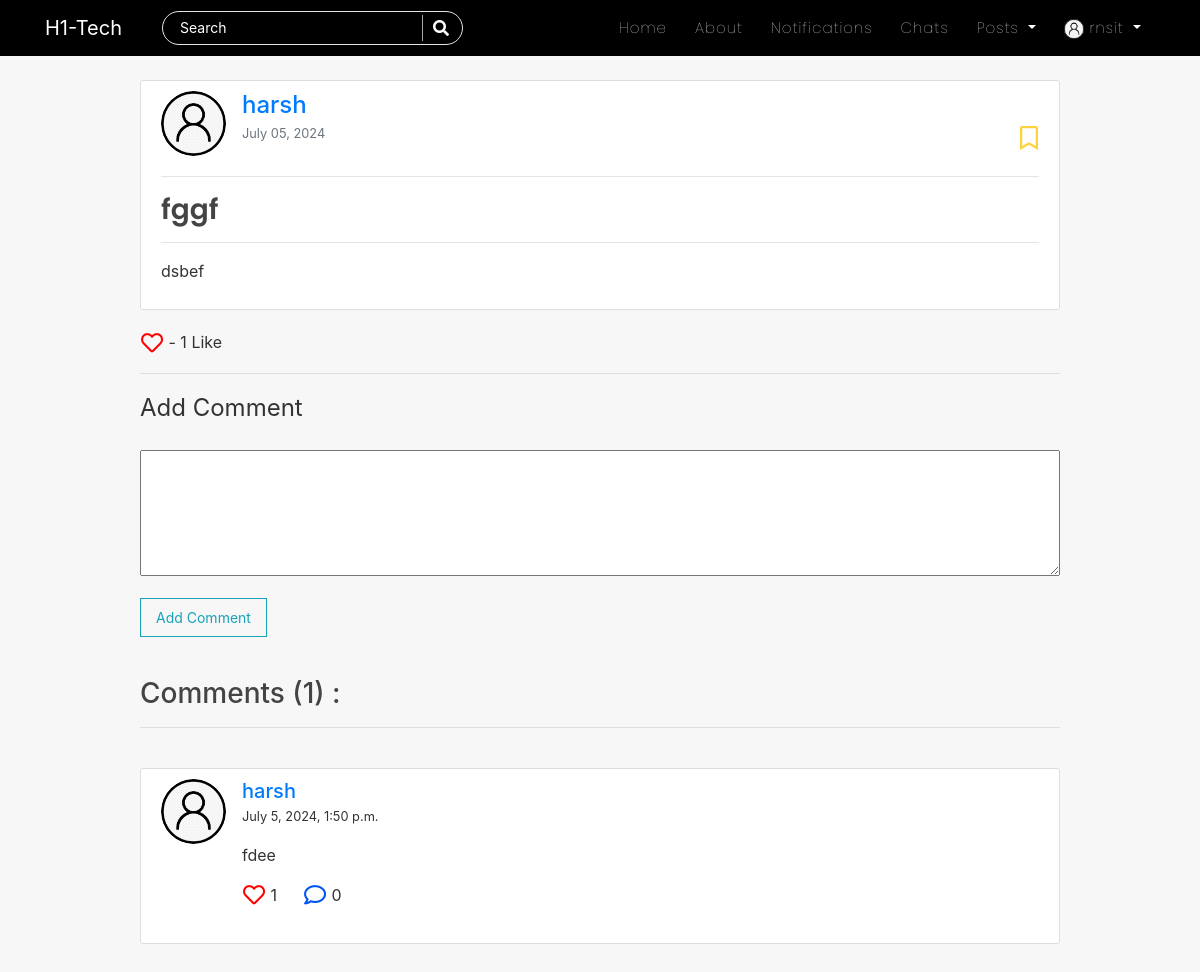
Page /post/1/ (signed in) on the committed database.
### users/models.py (models this page shows, shortened)
class Profile(models.Model):
    user = models.OneToOneField(User, on_delete=models.CASCADE)
    is_online = models.BooleanField(default=False)
    following = models.ManyToManyField(User, related_name="following", blank=True)
    friends = models.ManyToManyField(User, related_name='my_friends', blank=True)
    bio = models.CharField(default="",blank=True,null=True,max_length=350)
    date_of_birth = models.CharField(blank=True,max_length=150)
    updated = models.DateTimeField(auto_now=True)
    created = models.DateTimeField(auto_now_add=True)
    image = models.ImageField(default='default.jpg', upload_to='profile_pics',blank=True, null=True)

### blog/models.py (models this page shows, shortened)
class Post(models.Model):
    title = models.CharField(max_length=150)
    content = RichTextField(blank=True, null=True)
    date_posted = models.DateTimeField(default=timezone.now)
    date_updated = models.DateTimeField(auto_now=True)
    author = models.ForeignKey(User, on_delete=models.CASCADE)
    likes = models.ManyToManyField(User, related_name="blogpost", blank=True)
    saves = models.ManyToManyField(User, related_name="blogsave", blank=True)
    def total_likes(self):
        return self.likes.count()
    def total_saves(self):
        return self.saves.count()

class Comment(models.Model):
    post = models.ForeignKey(Post, related_name="comments" , on_delete=models.CASCADE)
    name = models.ForeignKey(User, on_delete=models.CASCADE)
    body = models.TextField(max_length=200)
    date_added = models.DateTimeField(auto_now_add=True)
    likes = models.ManyToManyField(User, related_name="blogcomment", blank=True)
    reply = models.ForeignKey('self', null=True, related_name="replies", on_delete=models.CASCADE)
    def total_clikes(self):
        return self.likes.count()

### blog/views.py (the view)
# urls.py: path('post/<int:pk>/', PostDetailView, name='post-detail'),
def PostDetailView(request,pk):
    stuff = get_object_or_404(Post, id=pk)
    total_likes = stuff.total_likes()
    total_saves = stuff.total_saves()
    total_comments = stuff.comments.all().filter(reply=None).order_by('-id')
    total_comments2 = stuff.comments.all().order_by('-id')
    context = {}
    if request.method == "POST":
        comment_qs = None
        comment_form = CommentForm(request.POST or None)
        if comment_form.is_valid():
            form = request.POST.get('body')
            reply_id = request.POST.get('comment_id')
            if reply_id:
                comment_qs = Comment.objects.get(id=reply_id)
            comment = Comment.objects.create(name=request.user,post=stuff,body=form, reply=comment_qs)
            comment.save()
            if reply_id:
                notify = Notification(post=stuff, sender=request.user, user=stuff.author, text_preview=form, notification_type=4)
                notify.save()
            else:
                notify = Notification(post=stuff, sender=request.user, user=stuff.author, text_preview=form, notification_type=3)
                notify.save()
            total_comments = stuff.comments.all().filter(reply=None).order_by('-id')
            total_comments2 = stuff.comments.all().order_by('-id')
    else:
        comment_form = CommentForm()
    tcl={}
    for cmt in total_comments2:
        total_clikes = cmt.total_clikes()
        cliked = False
        if cmt.likes.filter(id=request.user.id).exists():
            cliked = True
        tcl[cmt.id] = cliked
    context["clikes"]=tcl
    liked = False
    if stuff.likes.filter(id=request.user.id).exists():
        liked = True
    context["total_likes"]=total_likes
    context["liked"]=liked
    saved = False
    if stuff.saves.filter(id=request.user.id).exists():
        saved = True
    context["total_saves"]=total_saves
    context["saved"]=saved
    context['comment_form'] = comment_form
    context['post']=stuff
    context['comments']=total_comments
    if is_ajax(request=request):
        html = render_to_string('blog/comments.html',context, request=request)
        return JsonResponse({'form':html})
    return render(request, 'blog/post_detail.html', context)

### blog/forms.py
class CommentForm(forms.ModelForm):
    body = forms.CharField(widget=forms.Textarea(attrs={'class':'form-control custom-txt','cols':'40','rows':'3'}), label='')
    class Meta:
        model = Comment
        fields = ['body',]

### blog/utils.py (called while the page is built)
def is_ajax(request):
    return request.META.get('HTTP_X_REQUESTED_WITH') == 'XMLHttpRequest'

### blog/templates/blog/post_detail.html (shortened to what this page needs)
{% extends "blog/base.html" %}
{% block content %}
<div class="col-md-10 m-auto">
<article class="content-section" style="overflow: auto;">
    <div class="media">
        <img class="rounded-circle article-img" src="{{post.author.profile.image.url}}" alt="image">
        <div class="media-body">
            <h4 class="d-inline"><a class="mr-2" href="{% url 'profile-detail-view' post.author.pk %}">{{ post.author }}</a></h4>
            <div id="save-section">
                {% include 'blog/save_section.html' %}
            </div>
            <p><small class="text-muted">{{ post.date_posted|date:"F d, Y" }}</small></p>
        </div>
    </div>
    <hr>
    <h3 class="d-inline"><a class="article-title" href="{% url 'post-detail' post.id %}">{{ post.title }}</a></h3>
    <hr>
    <p class="article-content">{{ post.content|safe }}</p>
</article>
<div id="like-section">
    {% include 'blog/like_section.html' %}
</div>
<hr>
<div class="main-comment-section">
    {% include 'blog/comments.html' %}
</div>
<br><br>
</div>
{% endblock %}

### blog/templates/blog/navbar.html (shortened to what this page needs)
<nav class="navbar navbar-expand-lg navbar-dark bg-steel fixed-top">
    <div class="container">
      <a class="navbar-brand mr-4 pr-3" href="/">H1-Tech</a>
      <div class="collapse navbar-collapse" id="navbarToggle">
        <div class="navbar-nav mr-auto">
          <div id="searchbar" >
            <form method="GET" action="/search">
              <input required name="query" id="search" type="text" placeholder="Search">
              <button class="search-btn" type="submit"><i class="fas fa-search"></i></button>
            </form>
          </div>
        </div>
        <div class="navbar-nav">
          <a class="nav-item nav-link" href="{% url 'blog-home' %}">Home</a>
          <a class="nav-item nav-link" href="{% url 'blog-about' %}">About</a>
          {% if user.is_authenticated %}
          <a class="nav-item nav-link" href="{% url 'show-notifications' %}">Notifications</a>
          <a class="nav-item nav-link" href="{% url 'room-enroll' %}">Chats</a>
          <div class="dropdown">
            <a class="dropdown-toggle nav-link" href="#" role="button" id="dropdownMenuLink1" data-toggle="dropdown" aria-haspopup="true" aria-expanded="false">
              Posts
            </a>
          </div>
          {% endif %}
          {% if user.is_authenticated %}
            <div class="dropdown">
              <a class="dropdown-toggle nav-link" href="#" role="button" id="dropdownMenuLink2" data-toggle="dropdown" aria-haspopup="true" aria-expanded="false">
                <img class="rounded-circle" style="height: 20px; width: 20px;" src="{{user.profile.image.url}}" alt="">&nbsp;{{user|truncatechars:"10"}}
              </a>
            </div>
          {% else %}
            <a class="nav-item nav-link" href="{% url 'account_login' %}">Login</a>
            <a class="nav-item nav-link" href="{% url 'register' %}">Register</a>
          {% endif %}
        </div>
      </div>
    </div>
</nav>

### blog/templates/blog/comments.html (shortened to what this page needs)
<div id="tempocs">
{% if user.is_authenticated %}
    <form class="comment-form" method="post" action=".">
        <fieldset class="form-group">
            <legend class=" mb-4">Add Comment</legend>
            <textarea required style="width: 100%;" name="body" id="cmtbody" cols="40" rows="5"></textarea>
        </fieldset>
        <div class="form-group">
            <button class="btn btn-outline-info" id="acsubmit" type="submit">Add Comment</button>
        </div>
    </form>
{% endif %}
<br>
<h3>Comments ({{ comments.count }}) :</h3>
<hr>
<br>
{% if not comments %}
    No Comments Yet...
{% else %}
    {% for comment in comments %}
    <div class="content-section">
        <div class="media g-mb-30 media-comment">
            <img class="d-flex g-width-50 g-height-50 rounded-circle g-mt-3 g-mr-15 rounded-circle article-img" src="{{comment.name.profile.image.url}}" alt="Profile-image">
            <div class="media-body u-shadow-v18 g-bg-secondary g-pa-30">
                <div class="g-mb-15">
                    <h5 class="h5 g-color-gray-dark-v1 mb-0"><a class="mr-2" href="{% url 'profile-detail-view' comment.name.pk %}">{{comment.name}}</a></h5>
                    <small class="text-mute">{{comment.date_added}}</small>
                </div>
                <p class="mt-3">{{comment.body}}</p>
                <ul class="list-inline d-sm-flex my-0">
                    <li class="list-inline-item g-mr-20">
                        <form action="{% url 'comment-like' %}" method="POST">
                            {% if user.is_authenticated %}
                                {% for key, value in clikes.items %}
                                    {% if key == comment.id %}
                                        {% if value == True %}
                                            <button type="submit" name="comment_id" value="{{comment.id}}" class="btn btnhrt clike"><i class="fas fa-heart"></i></button>
                                        {% else %}
                                            <button type="submit" name="comment_id" value="{{comment.id}}" class="btn btnhrt clike"><i class="far fa-heart"></i></button>
                                        {% endif %}
                                    {% endif %}
                                {% endfor %}
                            {% else %}
                                <button class="btn btnhrt"><i class="far fa-heart"></i></button>
                            {% endif %}
                             {{comment.total_clikes}}
                        </form>
                    </li>
                    <li class="list-inline-item">
                        <a class="btn btncmt" data-toggle="collapse" href="#multiCollapse{{comment.id}}" role="button" aria-expanded="false" aria-controls="multiCollapse{{comment.id}}">
                            <i class="far fa-comment"></i>
                        </a>
                         {{comment.replies.count}}
                    </li>
                </ul>
                <br>
            </div>
        </div>
    </div>
    <br>
    {% endfor %}
{% endif %}
</div>

### blog/static/blog/main.css (style rules this page uses)
body { background: #f7f7f7; color: #333333; margin-top: 5rem; scroll-behavior: smooth; }
h1, h2, h3, h4, h5, h6 { color: #444444; }
ul { margin: 0; }
.bg-steel { background: black; }
.site-header .navbar-nav .nav-link { color: #ffffff; font-family:'Poppins'; font-weight: 100; margin: 0px 6px; font-size: 15px; letter-spacing: 1px; }
.content-section { background: #ffffff; padding: 10px 20px; border: 1px solid #dddddd; border-radius: 3px; margin-bottom: 20px; }
.article-title { color: #444444; font-family: 'poppins'; font-weight: 600; }
.article-content { white-space: pre-line; }
.article-img { height: 65px; width: 65px; margin-right: 16px; }
#searchbar form { width: auto; display: flex; flex-direction: row; border-radius: 50px; padding: 3px 15px; background-color: transparent; border: 1px solid #e4e4e4; margin-right: 10px; }
#searchbar form input::placeholder { color: #fff; font-size: 14px; }
#searchbar form input { border: none; outline: none; color: #fff; font-size: 15px; flex: 1; background-color:transparent; }
.search-btn { color:#fff; border: none; width: 25px; padding-left: 10px; border-left: 1px solid rgba(202, 202, 202, 0.829); outline: none; background-color: transparent; }
.search-btn i { font-size: 16px; }
.btnhrt i { font-size: 22px; color: rgb(255, 0, 0); }
.btncmt i { font-size: 22px; color: rgb(0, 84, 241); }
.btn { border-radius: 0px; padding: 8px 15px; font-size: 14px; }
.btnhrt { padding: 0; }
.btncmt { padding: 0; }

### rows in the picture
Post: author.profile.image (placeholder picture), author "harsh", date_posted "July 05, 2024", title "fggf", content "dsbef"
Comment: name.profile.image (placeholder picture), name "harsh", date_added "July 5, 2024, 1:50 p.m.", body "fdee", total_clikes "1", replies.count "0"

### other values in the picture
{{ user|truncatechars:"10" }} "rnsit"
{{ total_likes }} "1"
{{ comments.count }} "1"
